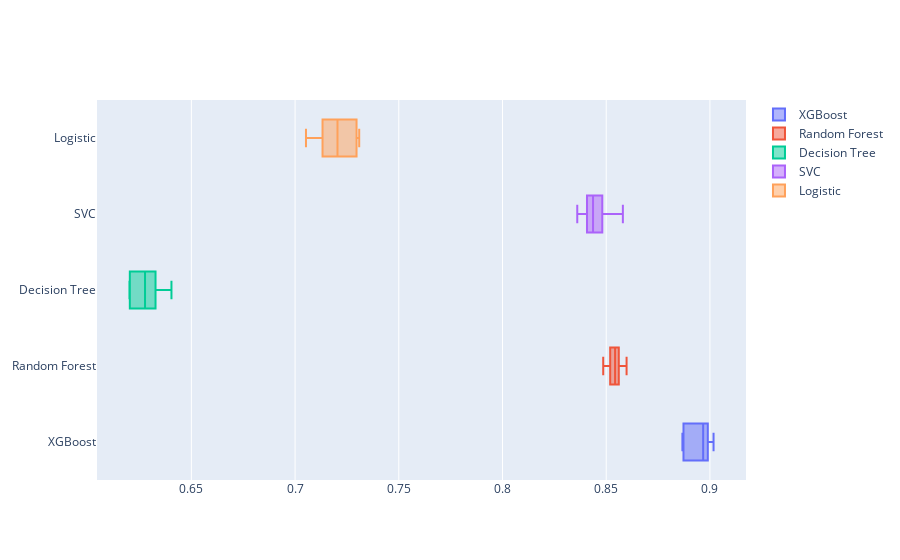

Here is the notebook cell this chart was saved with:
### Markdown cell above
## Evaluate the model

### Code cell
# Comparing the models
fig = go.Figure()

for x, y in zip(results, names):
    fig.add_trace(go.Box(x=x, name=y))
fig.show()
fig.write_image("../report/graphics/baseline_models.jpg", scale=5)

### Figure 1 — Plotly figure (JSON) as saved in the notebook; plotly's stock layout.template omitted (floating-point values rounded to 4 significant figures)
{"data": [{"name": "XGBoost", "type": "box", "x": [0.8874, 0.8981, 0.8867, 0.8967, 0.9018]}, {"name": "Random Forest", "type": "box", "x": [0.8543, 0.853, 0.8486, 0.8598, 0.8548]}, {"name": "Decision Tree", "type": "box", "x": [0.6404, 0.6204, 0.6277, 0.6202, 0.6302]}, {"name": "SVC", "type": "box", "x": [0.858, 0.8437, 0.836, 0.8423, 0.8448]}, {"name": "Logistic", "type": "box", "x": [0.7292, 0.7205, 0.7159, 0.7053, 0.7309]}], "layout": {}}
